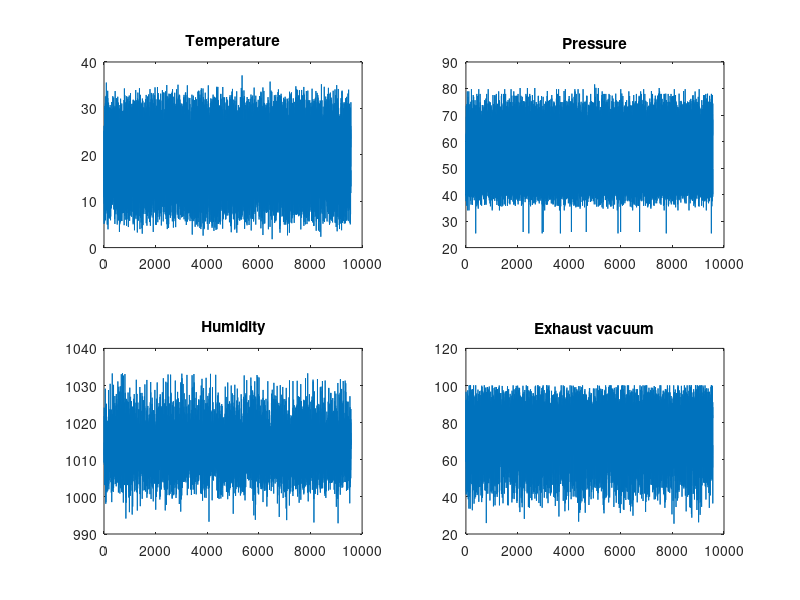

Write the MATLAB code that produced this figure. (Note: this script raises an error after producing the figure.)
% load data and plot them
load CCPP.dat;
T = CCPP(:, 1);
AP = CCPP(:, 2);
RH = CCPP(:, 3);
V = CCPP(:, 4);
E = CCPP(:, 5);
figure(1)
subplot(2,2,1);
plot(T)
title('Temperature')
subplot(2,2,2);
plot(AP)
title('Pressure')
subplot(2,2,3);
plot(RH)
title('Humidity')
subplot(2,2,4);
plot(V)
title('Exhaust vacuum')

% initialize training sets, we need the 5th row free for the output values
d_trn = zeros(5740, 5);
d_val = zeros(1914, 5);
d_chk = zeros(1914, 5);

% training sets
d_trn(:, 1) = T(1 : 5740);
d_trn(:, 2) = AP(1 : 5740);
d_trn(:, 3) = RH(1 : 5740);
d_trn(:, 4) = V(1 : 5740);
d_trn(:, 5) = E(1 : 5740);

% value sets
d_val(:, 1) = T(5741 : 7654);
d_val(:, 2) = AP(5741 : 7654);
d_val(:, 3) = RH(5741 : 7654);
d_val(:, 4) = V(5741 : 7654);
d_val(:, 5) = E(5741 : 7654);

% checking sets
d_chk(:, 1) = T(7655 : 9568);
d_chk(:, 2) = AP(7655 : 9568);
d_chk(:, 3) = RH(7655 : 9568);
d_chk(:, 4) = V(7655 : 9568);
d_chk(:, 5) = E(7655 : 9568);


% Training Hybrid Algorithm. 2 MF. Polynomial output.
% initialize 
initFis = genfis1(d_trn, 2, 'gbellmf', 'linear');
% plot membership functions
figure (2)
subplot(2,2,1)
plotmf(initFis, 'input', 1)
subplot(2,2,2)
plotmf(initFis, 'input', 2)
subplot(2,2,3)
plotmf(initFis, 'input', 3)
subplot(2,2,4)
plotmf(initFis, 'input', 4)
suptitle('Membership Functions Before Training');
saveas(gcf, 'MembershipFunctionsBeforeTraining3.png');


%training for backpropagation (1 in anfis means hybrid)
nEpochs = 1000;
trnOpt = [nEpochs, NaN, NaN, NaN, NaN];
disOpt = [0, 0, 0, 0];
[trnFis, trnError3, stepsize, chkFis, chkError3 ] = anfis(d_trn, initFis,  trnOpt, disOpt, d_val, 1);

%show rules
showrule(chkFis)

%plot membership functions after the training
figure (3)
subplot(2,2,1)
plotmf(chkFis, 'input',1)
subplot(2,2,2)
plotmf(chkFis, 'input', 2)
subplot(2,2,3)
plotmf(chkFis, 'input', 3)
subplot(2,2,4)
plotmf(chkFis, 'input', 4)
suptitle('Membership Functions After Training');
saveas(gcf, 'MembershipFunctionsAfterTraining3.png');
 
% compute sx^2 and se^2
average = mean(E(5741:7654));
sum = 0;
for i = 5741:7654
    sum = sum + (E(i)-average)^2;
end
sx2 = sum/(7654-5740);
se = min(chkError3);

%calculate nmse and ndei error
RMSE = se
NMSE = se^2/sx2
NDEI = sqrt(NMSE)
R2 = 1 - NMSE



%plot errors
figure(4)
plot([trnError3 chkError3])
hold on
plot([trnError3 chkError3], 'o')
legend('trnError', 'chkError')
xlabel('Epochs')
ylabel('RMSE (Root Mean Squared Error)' )
title('Error Curves')
saveas(gcf, 'ErrorCurves3.png');

%plot result and prediction errors
figure(5) 
anfis_output = evalfis([d_trn(:,1:4); d_val(:, 1:4) ; d_chk(:, 1:4)], chkFis);
index = 1 : 9568;
subplot(2,1,1)
plot([E(index) anfis_output])
legend('Real Values', 'Anfis Output');
legend('Location', 'southeast', 'Orientation', 'horizontal');
legend('boxoff');
yL = get(gca, 'YLim');
txt1 = 'Training Set';
txt2 = 'Valid Set';
txt3 = 'Checking Set';
line([5740 5740], yL, 'Color', 'r');
line([7654 7654], yL, 'Color', 'r');
text(700, 1.4, txt1);
text(1080, 1.4, txt2);
text(1400, 1.4, txt3);
xlabel('Samples')
title('Real Samples and ANFIS Prediction')
subplot(2, 1, 2)
plot(E(index) - anfis_output)
yL = get(gca, 'YLim');
line([5740 5740], yL, 'Color', 'r');
line([7654 7654], yL, 'Color', 'r');
text(700, -0.1, txt1);
text(1080, -.1, txt2);
text(1400, -.1, txt3);
xlabel('Samples')
title('Prediction Errors')
saveas(gcf, 'ComparisonBetweenRealPredictedValues3.png');